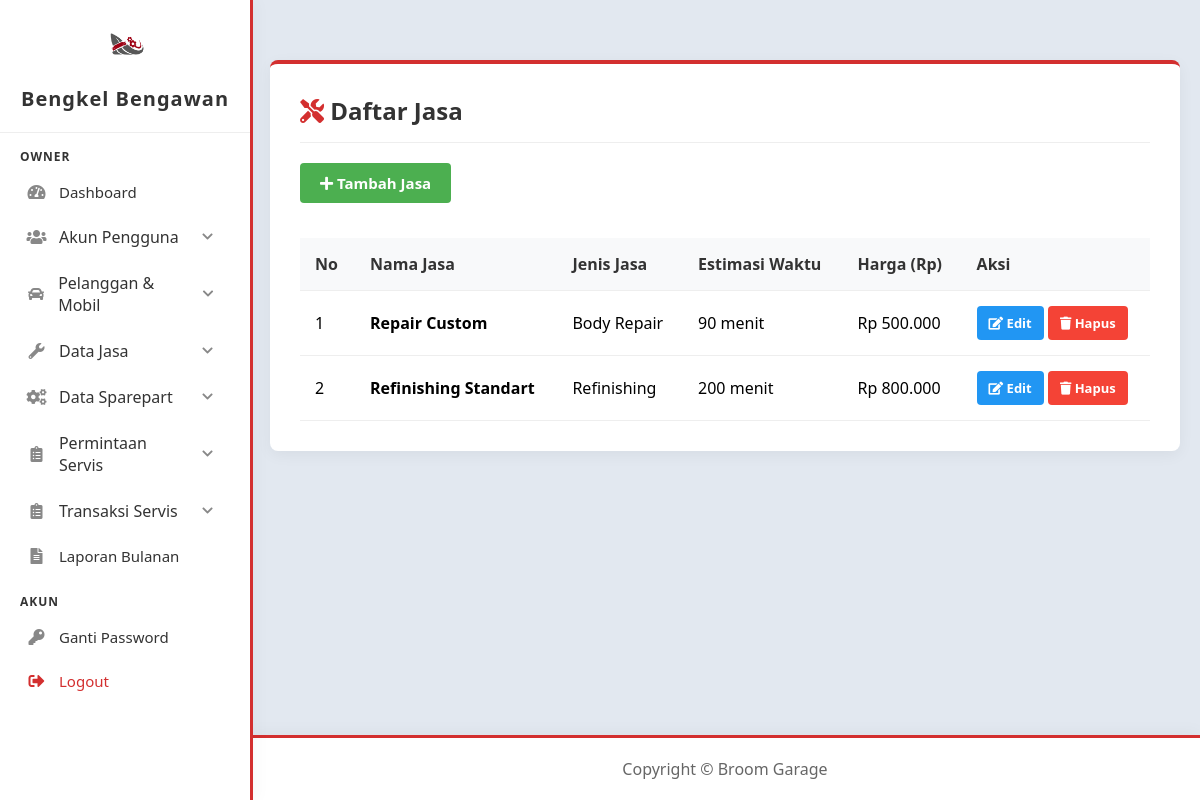
The app's page /owner/jasa/list.php (signed in) with its own data.
### tables this page shows
CREATE TABLE `jasa` (
  `id_jasa` int(11) NOT NULL,
  `id_jenis_jasa` int(11) NOT NULL,
  `nama_jasa` varchar(255) NOT NULL,
  `estimasi_waktu` int(11) NOT NULL,
  `harga_jasa` int(11) NOT NULL
);

CREATE TABLE `jenis_jasa` (
  `id_jenis_jasa` int(11) NOT NULL,
  `nama_jenis_jasa` varchar(50) NOT NULL
);

### owner/jasa/list.php (the view, shortened to what this page needs)
<?php
include '../../config/config.php';
$query = "SELECT j.*, jj.nama_jenis_jasa
          FROM jasa j
          JOIN jenis_jasa jj ON j.id_jenis_jasa = jj.id_jenis_jasa
          ORDER BY j.id_jasa ASC";
$result = mysqli_query($conn, $query);
?>
<!DOCTYPE html>
<html lang="en">
<head>
    <link href="https://cdnjs.cloudflare.com/ajax/libs/font-awesome/5.15.3/css/all.min.css" rel="stylesheet">
    <link href="../../assets/css/dashboard.css" rel="stylesheet">
    <link rel="stylesheet" href="../../assets/css/list.css">
</head>
<body>
    <?php include '../../includes/sidebar.php'; ?>
    <div class="content">
        <div class="table-container">
            <h2 style="margin-top: 0; color: #333; text-align: left; border-bottom: 1px solid #eee; padding-bottom: 15px; margin-bottom: 20px;">
                <i class="fas fa-tools" style="color: #d32f2f;"></i> Daftar Jasa
            </h2>
            <div style="text-align: left;">
                <a href="add.php" class="btn btn-add"><i class="fas fa-plus"></i> Tambah Jasa</a>
            </div>
            <table>
                <thead>
                    <tr>
                        <th>No</th>
                        <th>Nama Jasa</th>
                        <th>Jenis Jasa</th>
                        <th>Estimasi Waktu</th>
                        <th>Harga (Rp)</th>
                        <th>Aksi</th>
                    </tr>
                </thead>
                <tbody>
                    <?php
                    $no = 1;
                    if($result && mysqli_num_rows($result) > 0) {
                        while($row = mysqli_fetch_assoc($result)):
                    ?>
                        <tr>
                            <td><?php echo $no++; ?></td>
                            <td><strong><?php echo htmlspecialchars($row['nama_jasa']); ?></strong></td>
                            <td><?php echo htmlspecialchars($row['nama_jenis_jasa']); ?></td>
                            <td><?php echo htmlspecialchars($row['estimasi_waktu']); ?> menit</td>
                            <td>Rp <?php echo number_format($row['harga_jasa'], 0, ',', '.'); ?></td>
                            <td>
                                <a href="edit.php?id=<?php echo $row['id_jasa']; ?>" class="btn btn-edit"><i class="fas fa-edit"></i> Edit</a>
                                <a href="delete.php?id=<?php echo $row['id_jasa']; ?>" class="btn btn-delete" onclick="return confirm('Yakin ingin menghapus jasa ini?');"><i class="fas fa-trash"></i> Hapus</a>
                            </td>
                        </tr>
                    <?php
                        endwhile;
                    } else {
                        echo "<tr><td colspan='6' style='text-align:center; padding: 20px;'>Tidak ada data jasa</td></tr>";
                    }
                    ?>
                </tbody>
            </table>
        </div>
    </div>
    <?php include '../../includes/footer.php'; ?>
</body>
</html>

### includes/sidebar.php (shortened to what this page needs)
<?php
$base_url = '/bengkel-main';
$role = isset($_SESSION['role']) ? $_SESSION['role'] : '';
?>
<link rel="stylesheet" href="<?php echo $base_url; ?>/assets/css/sidebar.css">
<div class="sidebar">
    <div class="sidebar-header">
        <img src="<?php echo $base_url; ?>/assets/images/logo_broom_2.png" alt="Logo" onerror="this.style.display='none'" style="max-width: 50px; margin-bottom: 10px; border-radius: 50px">
        <h3>Bengkel Bengawan</h3>
    </div>
    <ul class="nav-links">
        <?php if ($role == 'owner'): ?>
            <li class="nav-section">OWNER</li>
            <li><a href="<?php echo $base_url; ?>/auth/dashboardadmin.php"><i class="fas fa-tachometer-alt"></i> Dashboard</a></li>
            <li class="nav-item">
                <label for="akunMenuToggle" class="dropdown-toggle">
                    <div style="display:flex; align-items:center;"><i class="fas fa-users"></i> Akun Pengguna</div>
                    <i class="fas fa-chevron-down float-right icon-down"></i>
                </label>
            </li>
            <li class="nav-item">
                <label for="pelangganMenuToggle" class="dropdown-toggle">
                    <div style="display:flex; align-items:center;"><i class="fas fa-car"></i> Pelanggan & Mobil</div>
                    <i class="fas fa-chevron-down float-right icon-down"></i>
                </label>
            </li>
            <li class="nav-item">
                <label for="jasaMenuToggle" class="dropdown-toggle">
                    <div style="display:flex; align-items:center;"><i class="fas fa-wrench"></i> Data Jasa</div>
                    <i class="fas fa-chevron-down float-right icon-down"></i>
                </label>
            </li>
            <li class="nav-item">
                <label for="sparepartMenuToggle" class="dropdown-toggle">
                    <div style="display:flex; align-items:center;"><i class="fas fa-cogs"></i> Data Sparepart</div>
                    <i class="fas fa-chevron-down float-right icon-down"></i>
                </label>
            </li>
            <li class="nav-item">
                <label for="permintaanMenuToggle" class="dropdown-toggle">
                    <div style="display:flex; align-items:center;"><i class="fas fa-clipboard-list"></i> Permintaan Servis</div>
                    <i class="fas fa-chevron-down float-right icon-down"></i>
                </label>
            </li>
            <li class="nav-item">
                <label for="transaksiMenuToggle" class="dropdown-toggle">
                    <div style="display:flex; align-items:center;"><i class="fas fa-clipboard-list"></i> Transaksi Servis</div>
                    <i class="fas fa-chevron-down float-right icon-down"></i>
                </label>
            </li>
            <li><a href="<?php echo $base_url; ?>/owner/laporan/laporan_bulanan.php"><i class="fas fa-file-alt"></i> Laporan Bulanan</a></li>
        <?php endif; ?>
        <li class="nav-section">AKUN</li>
        <li><a href="<?php echo $base_url; ?>/auth/change_password.php"><i class="fas fa-key"></i> Ganti Password</a></li>
        <li><a href="<?php echo $base_url; ?>/auth/logout.php" class="logout-link"><i class="fas fa-sign-out-alt"></i> Logout</a></li>
    </ul>
</div>

### includes/footer.php (shortened to what this page needs)
<?php
$base_url = '/bengkel-main';
?>
<link href="<?php echo $base_url; ?>/assets/css/footer.css" rel="stylesheet">
<footer>
    <div class="container-fluid px-4">
        <div class="mid">
            <div class="text-muted">Copyright &copy; Broom Garage</div>
        </div>
    </div>
</footer>

### assets/css/dashboard.css (style rules this page uses)
body { font-family: 'Segoe UI', Tahoma, Geneva, Verdana, sans-serif; background-color: #e2e8f0; margin: 0; }
.content { padding: 40px 20px; text-align: center; }

### assets/css/list.css (style rules this page uses)
.table-container { background: white; padding: 30px; border-radius: 8px; box-shadow: 0 4px 15px rgba(0,0,0,0.05); margin: 20px auto; max-width: 900px; border-top: 4px solid #d32f2f; }
table { width: 100%; border-collapse: collapse; margin-top: 15px; }
th, td { padding: 15px; text-align: left; border-bottom: 1px solid #eee; }
th { background-color: #f8f9fa; color: #333; font-weight: 600; }
.btn { padding: 8px 12px; text-decoration: none; border-radius: 4px; font-size: 13px; color: white; display: inline-block; font-weight: bold; transition: background-color 0.3s; }
.btn-add { background-color: #4CAF50; margin-bottom: 20px; font-size: 15px; padding: 10px 20px; }
.btn-edit { background-color: #2196F3; }
.btn-delete { background-color: #f44336; }

### assets/css/sidebar.css (style rules this page uses)
.sidebar { position: fixed; top: 0; left: 0; width: 250px; height: 100vh; background-color: #ffffff; color: #333333; overflow-y: auto; font-family: 'Segoe UI', Tahoma, Geneva, Verdana, sans-serif; box-shadow: 4px 0 15px rgba(0,0,0,0.03); border-right: 3px solid #d32f2f; z-index: 1000; }
.sidebar-header { background-color: #ffffff; padding: 20px; text-align: center; border-bottom: 1px solid #eeeeee; }
.sidebar-header h3 { margin: 0; font-size: 20px; font-weight: 600; letter-spacing: 1px; color: #333333; }
.nav-links { list-style: none; padding: 0; margin: 0; }
.nav-links li { color: #333333; }
.nav-section { padding: 15px 20px 5px; font-size: 12px; font-weight: bold; color: #666; letter-spacing: 1px; text-transform: uppercase; }
.nav-links li a { display: flex; align-items: center; padding: 12px 20px; color: #333333; text-decoration: none; font-size: 15px; transition: all 0.3s ease; border-left: 4px solid transparent; font-weight: 500; }
.nav-links li a i { width: 25px; font-size: 16px; margin-right: 10px; text-align: center; color: #888; }
.nav-links li a.logout-link { color: #d32f2f; }
.nav-links li a.logout-link i { color: #d32f2f; }
body { padding-left: 250px; margin: 0; }
.nav-links li label.dropdown-toggle { display: flex; justify-content: space-between; align-items: center; padding: 12px 20px; color: #333333; cursor: pointer; transition: all 0.3s ease; border-left: 4px solid transparent; font-weight: 500; margin-bottom: 0; }
.nav-links li label.dropdown-toggle i { width: 25px; font-size: 16px; margin-right: 10px; text-align: center; color: #888; }
.float-right { margin-left: auto; font-size: 12px !important; transition: transform 0.3s ease; }

### assets/css/footer.css (style rules this page uses)
body { display: flex; flex-direction: column; min-height: 100vh; }
footer { background-color: #ffffff; padding: 20px 0; box-shadow: 0 -4px 15px rgba(0,0,0,0.03); margin-top: auto; width: 100%; border-top: 3px solid #d32f2f; font-family: 'Segoe UI', Tahoma, Geneva, Verdana, sans-serif; }
footer .text-muted { color: #666 !important; }
footer .mid { display: flex; align-items: center; justify-content: center; flex-direction: column; }

### records on screen
jasa: nama_jasa "Repair Custom", id_jenis_jasa.nama_jenis_jasa "Body Repair", estimasi_waktu "90", harga_jasa "500.000"
jasa: nama_jasa "Refinishing Standart", id_jenis_jasa.nama_jenis_jasa "Refinishing", estimasi_waktu "200", harga_jasa "800.000"
